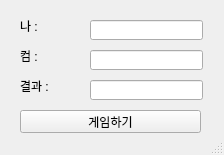
<?xml version="1.0" encoding="UTF-8"?>
<ui version="4.0">
 <class>MainWindow</class>
 <widget class="QMainWindow" name="MainWindow">
  <property name="geometry">
   <rect>
    <x>0</x>
    <y>0</y>
    <width>224</width>
    <height>155</height>
   </rect>
  </property>
  <property name="windowTitle">
   <string>MainWindow</string>
  </property>
  <widget class="QWidget" name="centralwidget">
   <widget class="QLabel" name="lblMine">
    <property name="geometry">
     <rect>
      <x>20</x>
      <y>20</y>
      <width>56</width>
      <height>12</height>
     </rect>
    </property>
    <property name="text">
     <string>나 :</string>
    </property>
   </widget>
   <widget class="QLabel" name="lblCom">
    <property name="geometry">
     <rect>
      <x>20</x>
      <y>50</y>
      <width>56</width>
      <height>12</height>
     </rect>
    </property>
    <property name="text">
     <string>컴 :</string>
    </property>
   </widget>
   <widget class="QLabel" name="lblResult">
    <property name="geometry">
     <rect>
      <x>20</x>
      <y>80</y>
      <width>56</width>
      <height>12</height>
     </rect>
    </property>
    <property name="text">
     <string>결과 :</string>
    </property>
   </widget>
   <widget class="QLineEdit" name="leMine">
    <property name="geometry">
     <rect>
      <x>90</x>
      <y>20</y>
      <width>113</width>
      <height>20</height>
     </rect>
    </property>
   </widget>
   <widget class="QLineEdit" name="leCom">
    <property name="geometry">
     <rect>
      <x>90</x>
      <y>50</y>
      <width>113</width>
      <height>20</height>
     </rect>
    </property>
   </widget>
   <widget class="QLineEdit" name="leResult">
    <property name="geometry">
     <rect>
      <x>90</x>
      <y>80</y>
      <width>113</width>
      <height>20</height>
     </rect>
    </property>
   </widget>
   <widget class="QPushButton" name="pb">
    <property name="geometry">
     <rect>
      <x>20</x>
      <y>110</y>
      <width>181</width>
      <height>23</height>
     </rect>
    </property>
    <property name="text">
     <string>게임하기</string>
    </property>
   </widget>
  </widget>
  <widget class="QStatusBar" name="statusbar"/>
 </widget>
 <resources/>
 <connections/>
</ui>
